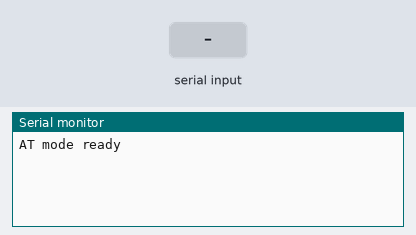
A sketch run on a simulated Arduino Uno, built with avr-gcc and run on an emulated ATmega328P. Parts: the last lines printed to the serial monitor. The inputs (shaded band) are chosen by the test bench.

Above: at 1.2 s.
1.3 s: "1" received over the second serial link
At 2.5 s:
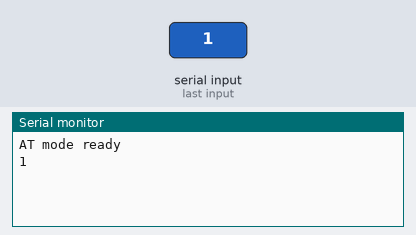
2.8 s: "0" received over the second serial link
At 3.6 s:
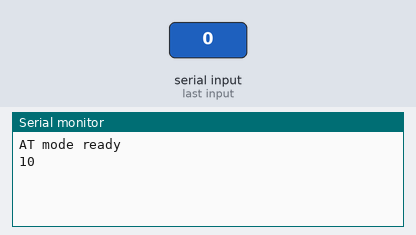

The sketch:

check.ino
```cpp
#include <SoftwareSerial.h>

SoftwareSerial BT(10, 11);  // RX, TX

void setup() {
  Serial.begin(9600);
  BT.begin(38400);          // HC-05 AT mode 常見 baud rate
  Serial.println("AT mode ready");
}

void loop() {
  if (BT.available()) {
    Serial.write(BT.read());
  }

  if (Serial.available()) {
    BT.write(Serial.read());
  }
}
```

Measured:
- after the input at 1.3 s, the serial monitor: prints a new line at once (image 1)
- after the input at 2.8 s, the serial monitor: prints a new line at once (image 2)
